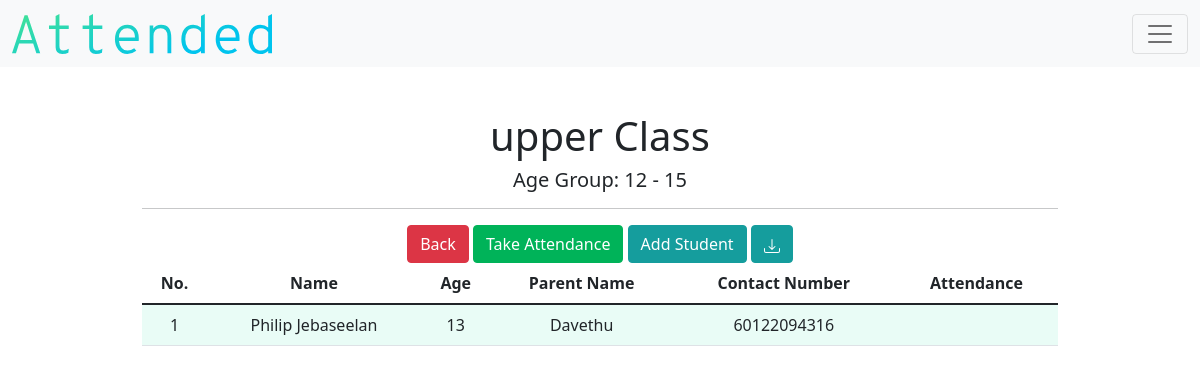
/detail_class/1 (signed in), run on the app's committed database.
### models.py (models this page shows)
class Class(db.Model):
    __tablename__ = "class"
    id = db.Column(db.Integer, primary_key=True)
    teacher_id = db.Column(db.Integer, db.ForeignKey("teacher.id"))
    name = db.Column(db.String(), nullable=False)
    lowest_age = db.Column(db.Integer, nullable=False)
    highest_age = db.Column(db.Integer, nullable=False)
    student_count = db.Column(db.Integer, default=0)
    attendance_count = db.Column(db.Integer, default=0)
    class_attends = db.relationship("Attendance", backref="class_attend")

class Student(db.Model):
    __tablename__ = "student"
    id = db.Column(db.Integer, primary_key=True)
    teacher_id = db.Column(db.Integer, db.ForeignKey("teacher.id"))
    class_id = db.Column(db.Integer, nullable=True, default=0)
    name = db.Column(db.String(), nullable=False)
    birth = db.Column(db.String(),nullable=False)
    age = db.Column(db.Integer(), nullable=False)
    parent = db.Column(db.String(), nullable=True)
    parent2 = db.Column(db.String(), nullable=True)
    number = db.Column(db.Integer, nullable=True)
    number2 = db.Column(db.Integer, nullable=True)
    email = db.Column(db.String(), nullable=True)
    email2 = db.Column(db.String(), nullable=True)
    address = db.Column(db.String(), nullable=False)
    city = db.Column(db.String(), nullable=False)
    state = db.Column(db.String(), nullable=False)
    postcode = db.Column(db.Integer, nullable=False)
    student_attends = db.relationship("Attendance", backref="student_attend")

### application.py (the view)
@app.route("/detail_class/<string:id>")
def detail_class(id):
    if not current_user.is_authenticated:
        return redirect("/login")
    else:
        TABLE_HEADERS=["No.", "Name", "Age", "Parent Name", "Contact Number", "Attendance"]
        teacher = current_user.get_id()
        class_object = Class.query.filter_by(id = id).first()
        students = Student.query.filter_by(class_id=id, teacher_id=teacher)
        return render_template("detail-class.html", classes=class_object, headers=TABLE_HEADERS, students=students)

### application.py (called while the page is built)
@login.user_loader
def load_user(id):
    return Teacher.query.get(id)

### templates/detail-class.html (shortened to what this page needs)
{% extends "layout.html" %}
{% block main %}
        <h1>{{classes.name}}</h1>
        <h5> Age Group: {{classes.lowest_age}} - {{classes.highest_age}} </h5>
        <hr>
        <div class="d-grid gap-2 d-md-block">
          <a class="btn btn-danger" id="detail-class-back" href="/class" type="button">Back</a>
          <a class="btn btn-success" id="detail-class-attendance" href="/take-attendance/{{classes.id}}" role="button">Take Attendance</a>
          <a class="btn btn-secondary" id="detail-class-add" href="/add_student_class/{{classes.id}}" role="button">Add Student</a>
          <button type="button" class="btn btn-secondary"></button>
        </div>
        <div class="table-responsive">
          <table class="table table-hover">
                  <thead>
                          <tr>
                                  {% for header in headers %}
                                  <th id="header"> {{ header }} </th>
                                  {% endfor %}
                          </tr>
                          <tbody>
                          {% for student in students %}
                          <tr>
                                  <td class="counterCell"></td>
                                  <td>{{student.name}}</td>
                                  <td> {{student.age }} </td>
                                  <td> {{student.parent}} </td>
                                  <td> {{student.number}} </td>
                                  <td > </td>
                          </tr>
                          {% endfor %}
                  </tbody>
                  </thead>
          </table>
        </div>
{% endblock %}

### static/css/style.css (style rules this page uses)
.btn-success { color:#FFFFFF; background-color: #00b359; border-color: #00b359; }
.btn-secondary { color:#FFFFFF; background-color:#159d9d; border-color:#159d9d; }
table { counter-reset: tableCount; }
.counterCell:before { content: counter(tableCount); counter-increment: tableCount; }
tr:nth-child(odd) { background-color:#e9fcf6; }
#header { background-color:white; }

### data on the page
Class: name "upper Class", lowest_age "12", highest_age "15"
Student: name "Philip Jebaseelan", age "13", parent "Davethu", number "60122094316"

### other printed values
{{ header }} "No." "Name" "Age" "Parent Name" "Contact Number" "Attendance"
